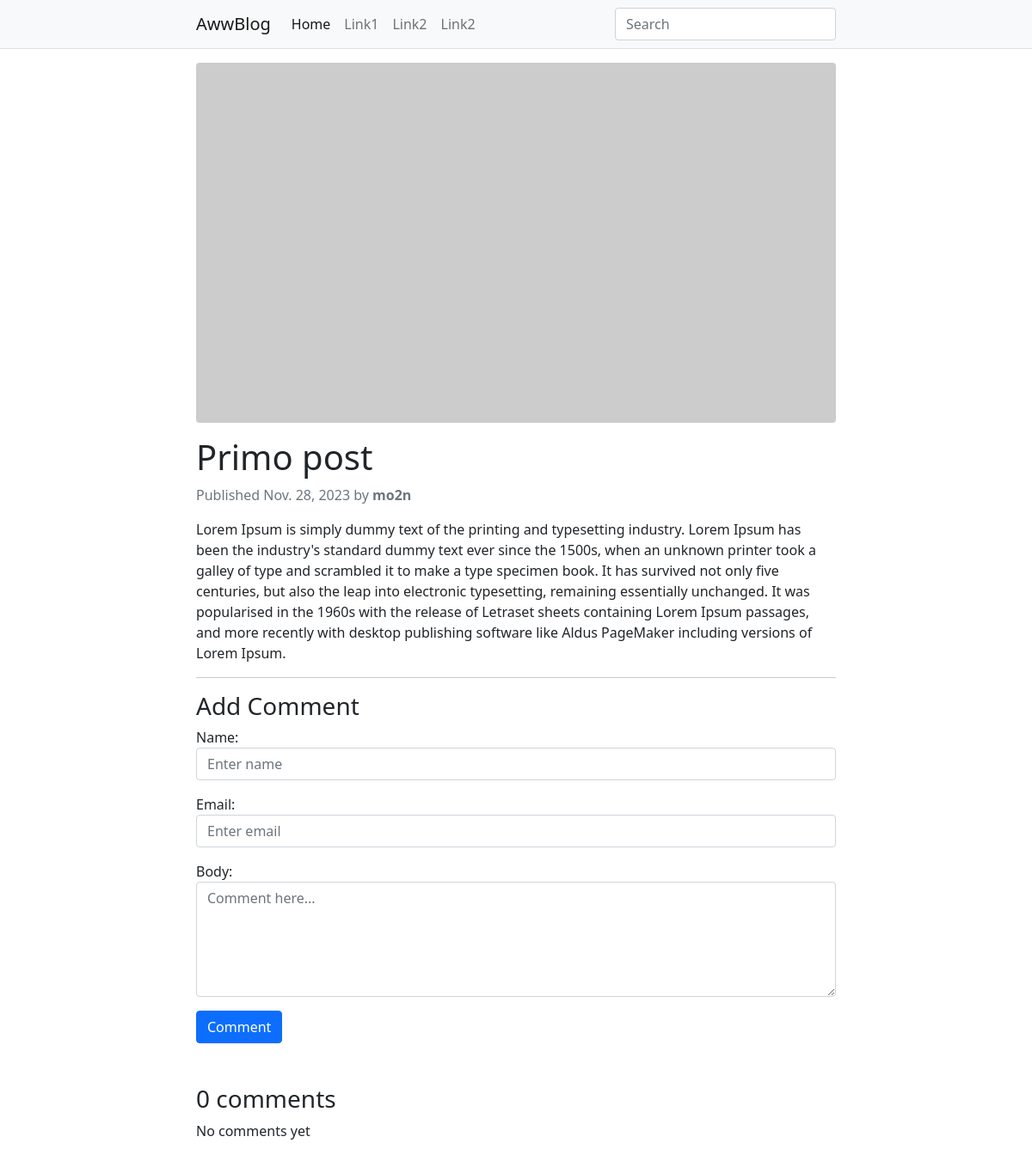
Before: /primo/ with the older database file.
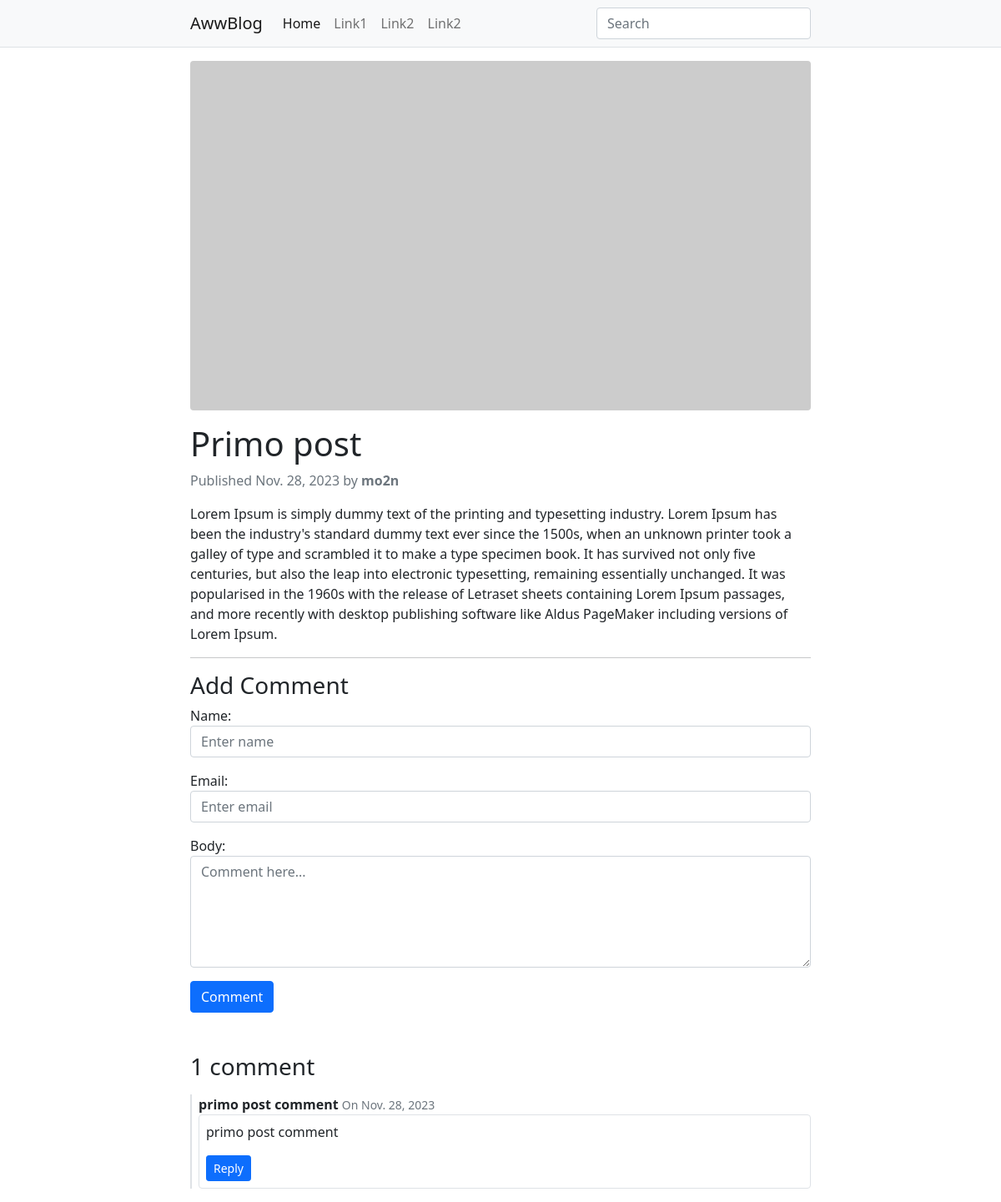
After: the same page with the newer database file.
### blog/models.py (models this page shows, shortened)
class Comment(models.Model):
    post = models.ForeignKey(Post,on_delete=models.CASCADE, related_name="comments")
    name = models.CharField(max_length=50)
    email = models.EmailField()
    parent = models.ForeignKey("self", null=True, blank=True, on_delete=models.CASCADE)
    body = models.TextField()
    created = models.DateTimeField(auto_now_add=True)
    updated = models.DateTimeField(auto_now=True)
    active = models.BooleanField(default=True)
    class Meta:
        ordering = ('created',)
    def get_comments(self):
        return Comment.objects.filter(parent=self).filter(active=True)

### blog/views.py (the view)
# urls.py: path('<slug:post>/',views.post_detail,name="post_detail"),
def post_detail(request, post):
    post=get_object_or_404(Post,slug=post,status='published')
    comments = post.comments.filter(active=True)
    new_comment = None
    if request.method == 'POST':
        comment_form = CommentForm(data=request.POST)
        if comment_form.is_valid():
            new_comment = comment_form.save(commit=False)
            new_comment.post = post
            new_comment.save()
            return redirect(post.get_absolute_url()+'#'+str(new_comment.id))
    else:
        comment_form = CommentForm()
        return render(request, 'post_detail.html',{'post':post,'comments': comments,'comment_form':comment_form})

### blog/forms.py
class CommentForm(forms.ModelForm):
    class Meta:
        model = Comment
        fields = ('name', 'email', 'body')
    def __init__(self, *args, **kwargs):
        super(CommentForm, self).__init__(*args, **kwargs)
        self.fields['name'].widget.attrs = {'placeholder': 'Enter name','class':'form-control'}
        self.fields['email'].widget.attrs = {'placeholder': 'Enter email', 'class':'form-control'}
        self.fields['body'].widget.attrs = {'placeholder': 'Comment here...', 'class':'form-control', 'rows':'5'}

### blog/models.py (called while the page is built)
    def get_absolute_url(self):
        return reverse('blog:post_detail',args=[self.slug])

    def get_comments(self):
        return self.comments.filter(parent=None).filter(active=True)

### templates/post_detail.html (shortened to what this page needs)
{% extends 'base.html' %}
{% block content %}
    <article>
        <figure>
            {% if post.image %}
            <img src="{{ post.image.url }}" class="rounded featured-image-list" alt="{{post.title}}">
            {% else %}
            <img src="https://via.placeholder.com/1280x720" class="rounded" alt="{{post.title}}">
            {% endif %}
        </figure>
        <div class="mt-3">
            <h1>{{post.title}}</h1>
            <p class="text-muted">
                Published {{ post.publish.date }} by <strong>{{ post.author }}</strong>
            </p>
        </div>
        <div class="article-body">
                {{post.body|safe}}
        </div>
    </article>
    <hr/>
    <h3>Add Comment</h3>
    <form method="post" action="">
        {{ comment_form.as_p }}
        <button type="submit" class="btn btn-primary">Comment</button>
    </form>
    {% with comments.count as total_comments %}
        <h3 class="mt-5">
            {{ total_comments }} comment{{ total_comments|pluralize }}
        </h3>
    {% endwith %}
    {% if not post.comments.all %}
        No comments yet
    {% else %}
        {% for comment in post.get_comments %}
            {% include 'comment.html' with comment=comment %}
        {% endfor %}
    {% endif %}
{% endblock content %}

### templates/comment.html (shortened to what this page needs)
<div class="border-0 border-start border-2 ps-2" id="{{comment.id}}">
    <div class="mt-3">
        <strong>{{comment.name}}</strong>
        <small class="text-muted">On {{ comment.created.date }}</small>
    </div>
    <div class="border p-2 rounded">
        <p>{{comment.body}}</p>
        <button class="btn btn-primary btn-sm" onclick="handleReply({{comment.id}})">Reply</button>
    </div>
</div>

Changed rows visible on the page:
added Comment: name "primo post comment", created "Nov. 28, 2023", body "primo post comment"
Other visible differences:
{{ total_comments }}: "0" → "1"
text no longer shown: "No comments yet"
